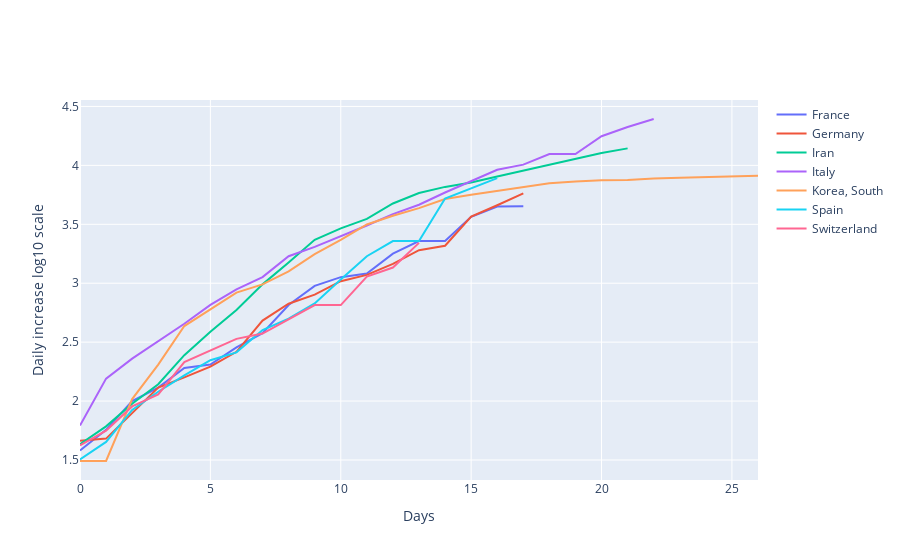

Notebook source saved alongside this figure:
### Code cell
plot_daily_cases_log(grpedData,list_of_countries,groupBy=groupBy,minOutbreakThresh=30)

### Figure 1 — Plotly figure (JSON) as saved in the notebook; plotly's stock layout.template omitted (floating-point values rounded to 4 significant figures)
{"data": [{"mode": "lines", "name": "France", "type": "scatter", "x": [0, 1, 2, 3, 4, 5, 6, 7, 8, 9, 10, 11, 12, 13, 14, 15, 16, 17], "y": [1.58, 1.756, 2, 2.114, 2.281, 2.31, 2.455, 2.576, 2.815, 2.977, 3.052, 3.082, 3.251, 3.358, 3.358, 3.564, 3.65, 3.653]}, {"mode": "lines", "name": "Germany", "type": "scatter", "x": [0, 1, 2, 3, 4, 5, 6, 7, 8, 9, 10, 11, 12, 13, 14, 15, 16, 17], "y": [1.663, 1.681, 1.898, 2.114, 2.201, 2.292, 2.418, 2.683, 2.826, 2.903, 3.017, 3.07, 3.163, 3.281, 3.318, 3.565, 3.661, 3.763]}, {"mode": "lines", "name": "Iran", "type": "scatter", "x": [0, 1, 2, 3, 4, 5, 6, 7, 8, 9, 10, 11, 12, 13, 14, 15, 16, 17, 18, 19, 20, 21], "y": [1.633, 1.785, 1.978, 2.143, 2.389, 2.589, 2.773, 2.99, 3.176, 3.368, 3.466, 3.546, 3.676, 3.765, 3.817, 3.855, 3.905, 3.954, 4.003, 4.056, 4.105, 4.144]}, {"mode": "lines", "name": "Italy", "type": "scatter", "x": [0, 1, 2, 3, 4, 5, 6, 7, 8, 9, 10, 11, 12, 13, 14, 15, 16, 17, 18, 19, 20, 21, 22], "y": [1.792, 2.19, 2.36, 2.508, 2.656, 2.816, 2.948, 3.052, 3.229, 3.309, 3.398, 3.49, 3.586, 3.666, 3.77, 3.868, 3.962, 4.006, 4.096, 4.096, 4.247, 4.325, 4.394]}, {"mode": "lines", "name": "Korea, South", "type": "scatter", "x": [0, 1, 2, 3, 4, 5, 6, 7, 8, 9, 10, 11, 12, 13, 14, 15, 16, 17, 18, 19, 20, 21, 22, 23, 24, 25, 26], "y": [1.491, 1.491, 2.017, 2.31, 2.636, 2.78, 2.921, 2.99, 3.101, 3.247, 3.369, 3.498, 3.572, 3.637, 3.715, 3.75, 3.784, 3.819, 3.848, 3.864, 3.874, 3.876, 3.89, 3.896, 3.902, 3.908, 3.912]}, {"mode": "lines", "name": "Spain", "type": "scatter", "x": [0, 1, 2, 3, 4, 5, 6, 7, 8, 9, 10, 11, 12, 13, 14, 15, 16], "y": [1.505, 1.653, 1.924, 2.079, 2.217, 2.346, 2.413, 2.602, 2.699, 2.828, 3.031, 3.229, 3.357, 3.357, 3.719, 3.806, 3.892]}, {"mode": "lines", "name": "Switzerland", "type": "scatter", "x": [0, 1, 2, 3, 4, 5, 6, 7, 8, 9, 10, 11, 12, 13], "y": [1.623, 1.748, 1.954, 2.057, 2.33, 2.428, 2.528, 2.573, 2.691, 2.814, 2.814, 3.057, 3.133, 3.342]}], "layout": {"showlegend": true, "xaxis": {"title": {"text": "Days"}}, "yaxis": {"title": {"text": "Daily increase log10 scale"}}}}
